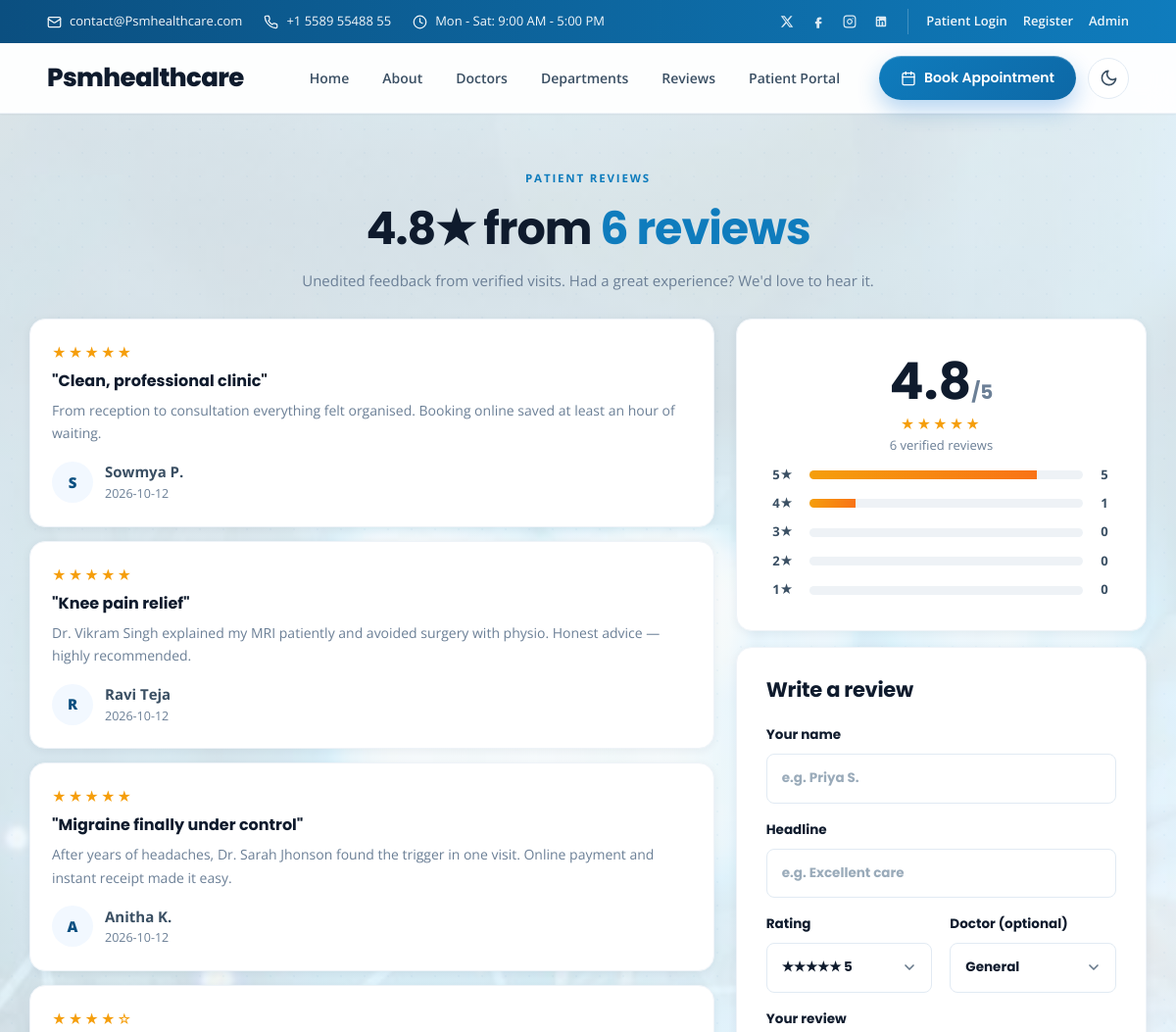
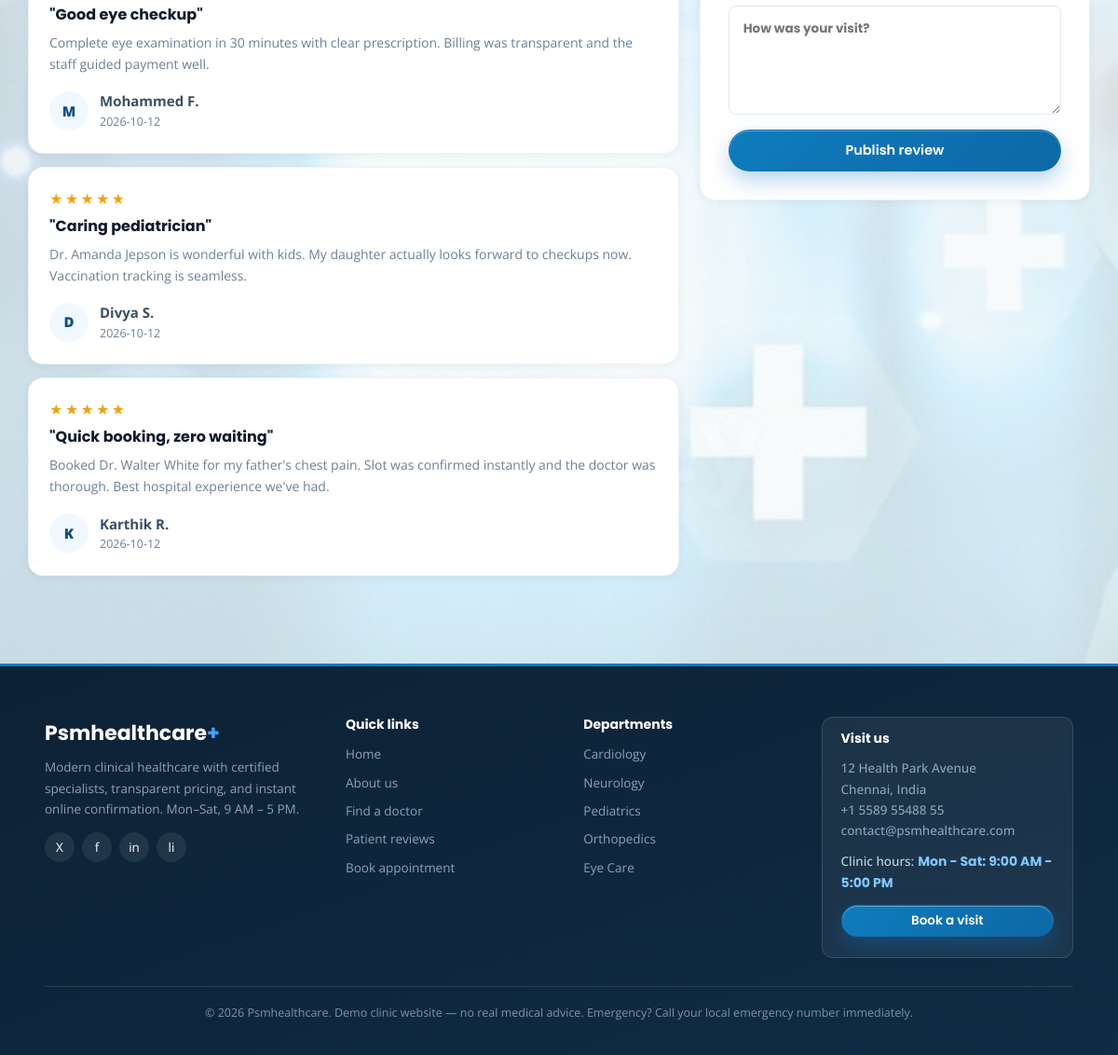
The app's page /reviews with its own data (2 pictures, top to bottom).
### tables this page shows
CREATE TABLE reviews (
            id INTEGER PRIMARY KEY AUTOINCREMENT,
            name TEXT NOT NULL,
            rating INTEGER NOT NULL DEFAULT 5,
            title TEXT NOT NULL DEFAULT '',
            comment TEXT NOT NULL,
            doctor_id INTEGER,
            created_at TEXT NOT NULL DEFAULT CURRENT_TIMESTAMP,
            FOREIGN KEY(doctor_id) REFERENCES doctors(id) ON DELETE SET NULL
        );

### app.py (the view, shortened to what this page needs)
@app.route("/reviews", methods=["GET", "POST"])
def reviews_page():
    connection = db()
    reviews = connection.execute("""
        SELECT r.*, d.name AS doctor_name, b.name AS doctor_branch
        FROM reviews r LEFT JOIN doctors d ON d.id = r.doctor_id
        LEFT JOIN branches b ON b.id = d.branch_id
        ORDER BY r.id DESC
    """).fetchall()
    avg_row = connection.execute("SELECT AVG(rating) a, COUNT(*) c FROM reviews").fetchone()
    dist_rows = connection.execute("SELECT rating, COUNT(*) c FROM reviews GROUP BY rating").fetchall()
    doctors = connection.execute("SELECT id, name FROM doctors ORDER BY name").fetchall()
    connection.close()
    dist = {i: 0 for i in range(1, 6)}
    for r in dist_rows:
        dist[int(r["rating"])] = r["c"]
    return render_template(
        "reviews.html",
        reviews=reviews,
        avg_rating=round(avg_row["a"] or 5.0, 1),
        review_count=avg_row["c"] or 0,
        dist=dist,
        doctors=doctors,
    )

### app.py (called while the page is built)
def db():
    os.makedirs(os.path.dirname(DB_PATH), exist_ok=True)
    connection = sqlite3.connect(DB_PATH)
    connection.row_factory = sqlite3.Row
    connection.execute("PRAGMA foreign_keys = ON")
    return connection

def current_user():
    return session.get("user")

@app.context_processor
def globals_for_templates():
    return {
        "current_user": current_user(),
        "today": date.today().isoformat(),
        "booking_days": BOOKING_DAYS,
        "consultation_fee": CONSULTATION_FEE,
        "currency_symbol": CURRENCY_SYMBOL,
        "hold_minutes": PAYMENT_HOLD_MINUTES
    }

### templates/reviews.html (shortened to what this page needs)
{% extends 'base.html' %}
{% block content %}
<section class="page-hero">
    <span class="eyebrow">PATIENT REVIEWS</span>
    <h1>{{ avg_rating }}★ from <em>{{ review_count }} reviews</em></h1>
    <p>Unedited feedback from verified visits. Had a great experience? We'd love to hear it.</p>
</section>
<section class="section reviews-layout">
    <div class="reviews-main">
        {% for r in reviews %}
        <div class="review-card full-review">
            <div class="stars">{% for i in range(r.rating) %}★{% endfor %}{% for i in range(5 - r.rating) %}☆{% endfor %}</div>
            <h4>"{{ r.title }}"</h4>
            <p>{{ r.comment }}</p>
            <div class="reviewer">
                <span class="review-avatar">{{ r.name[0] }}</span>
                <span><strong>{{ r.name }}</strong><small>{{ r.created_at[:10] }}{% if r.doctor_name %} · Dr. {{ r.doctor_name }} ({{ r.doctor_branch }}){% endif %}</small></span>
            </div>
        </div>
        {% else %}
        <div class="empty"><h3>No reviews yet</h3><p>Be the first to share your experience.</p></div>
        {% endfor %}
    </div>
    <aside class="reviews-side">
        <div class="panel rating-summary">
            <h2>{{ avg_rating }}<small>/5</small></h2>
            <div class="stars">★★★★★</div>
            <p class="muted">{{ review_count }} verified reviews</p>
            {% for star in [5,4,3,2,1] %}
            <div class="dist-row"><span>{{ star }}★</span><div class="dist-bar"><i style="width:{{ (dist[star] / (review_count or 1) * 100)|round }}%"></i></div><span>{{ dist[star] }}</span></div>
            {% endfor %}
        </div>
        <div class="panel">
            <div class="panel-head"><h2>Write a review</h2></div>
            <form method="post">
                <label>Your name<input name="name" required maxlength="60" placeholder="e.g. Priya S."></label>
                <label>Headline<input name="title" maxlength="120" placeholder="e.g. Excellent care"></label>
                <div class="form-grid" style="grid-template-columns:1fr 1fr">
                    <label>Rating
                        <select name="rating"><option value="5">★★★★★ 5</option><option value="4">★★★★ 4</option><option value="3">★★★ 3</option><option value="2">★★ 2</option><option value="1">★ 1</option></select>
                    </label>
                    <label>Doctor (optional)
                        <select name="doctor_id"><option value="">General</option>{% for d in doctors %}<option value="{{ d.id }}">Dr. {{ d.name }}</option>{% endfor %}</select>
                    </label>
                </div>
                <label>Your review<textarea name="comment" required maxlength="1000" rows="4" placeholder="How was your visit?"></textarea></label>
                <button class="btn btn-primary full">Publish review</button>
            </form>
        </div>
    </aside>
</section>
{% endblock %}

### records on screen
reviews: rating 5 (drawn), title "Clean, professional clinic", comment "From reception to consultation everything felt organised. Booking online saved at least an hour of waiting.", name "S", name "Sowmya P.", created_at "2026-10-12"
reviews: rating 5 (drawn), title "Knee pain relief", comment "Dr. Vikram Singh explained my MRI patiently and avoided surgery with physio. Honest advice — highly recommended.", name "R", name "Ravi Teja", created_at "2026-10-12"
reviews: rating 5 (drawn), title "Migraine finally under control", comment "After years of headaches, Dr. Sarah Jhonson found the trigger in one visit. Online payment and instant receipt made it easy.", name "A", name "Anitha K.", created_at "2026-10-12"
reviews: rating 4 (drawn), title "Good eye checkup", comment "Complete eye examination in 30 minutes with clear prescription. Billing was transparent and the staff guided payment well.", name "M", name "Mohammed F.", created_at "2026-10-12"
reviews: rating 5 (drawn), title "Caring pediatrician", comment "Dr. Amanda Jepson is wonderful with kids. My daughter actually looks forward to checkups now. Vaccination tracking is seamless.", name "D", name "Divya S.", created_at "2026-10-12"
reviews: rating 5 (drawn), title "Quick booking, zero waiting", comment "Booked Dr. Walter White for my father's chest pain. Slot was confirmed instantly and the doctor was thorough. Best hospital experience we've had.", name "K", name "Karthik R.", created_at "2026-10-12"

### other values on screen
{{ avg_rating }} "4.8"
{{ review_count }} "6"
{{ star }} "5" "4" "3" "2" "1"
{{ dist[star] }} "5" "1" "0" "0" "0"
